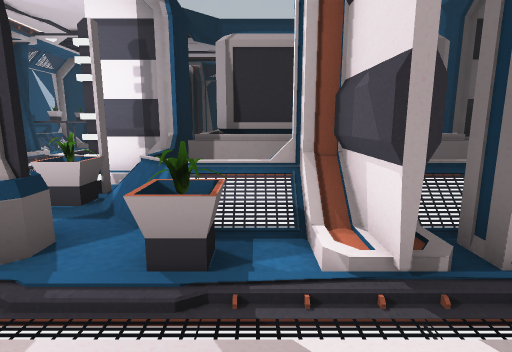
View 1 (above)

21 first-person views from a walk through a scene from a Unity 3-D project. The camera is 1.2 m above the floor, tilts 10° down and sees 80° across. The floor is counted in squares, 1 m on a side. Each view is taken from the middle of a square. On the plan, view 1 faces up. The plan holds only what a view shows up to about 13 squares ahead; the rest is blank. The place goes on beyond the plan. The player is left out. Some animated figures are not drawn. Door leaves are left out, so doorways stand open. Some surface patterns are stand-ins.

View 2
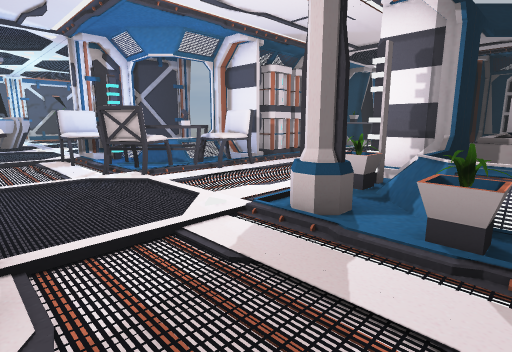

View 3
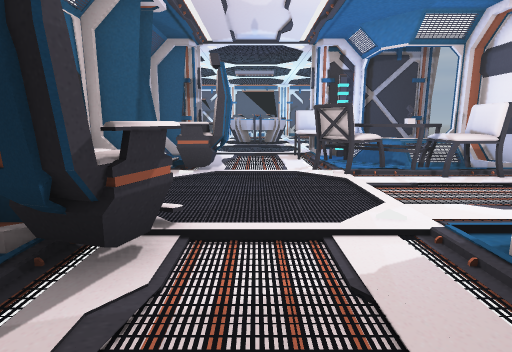

View 4
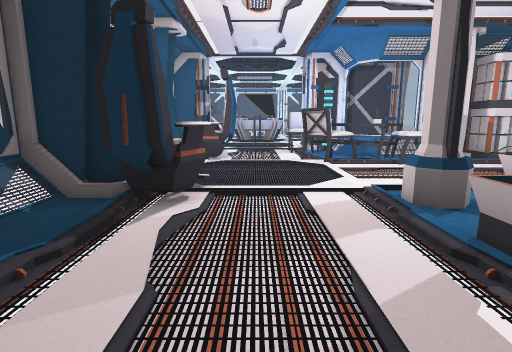

View 5
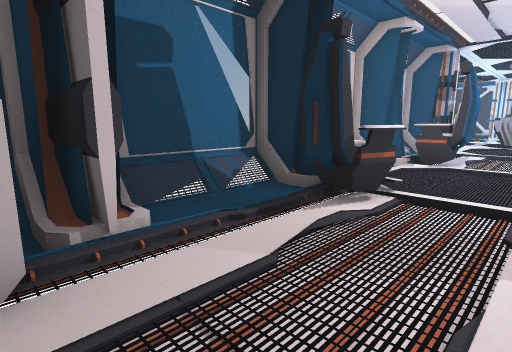

View 6
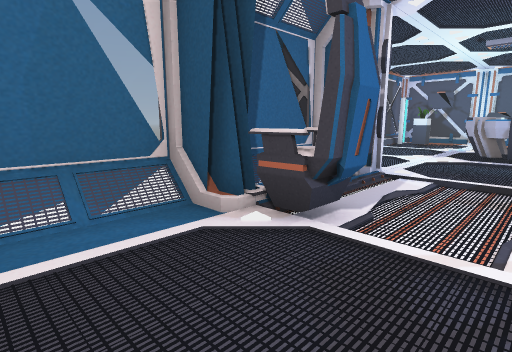

View 7
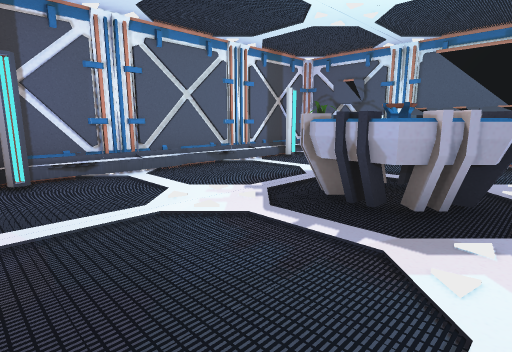

View 8
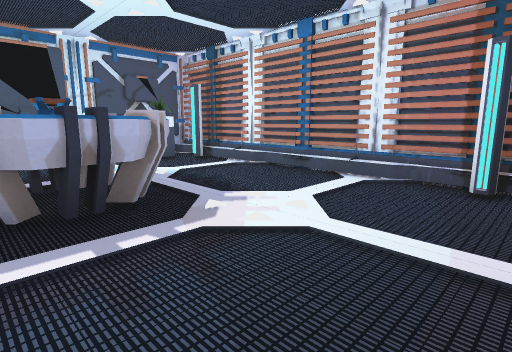

View 9
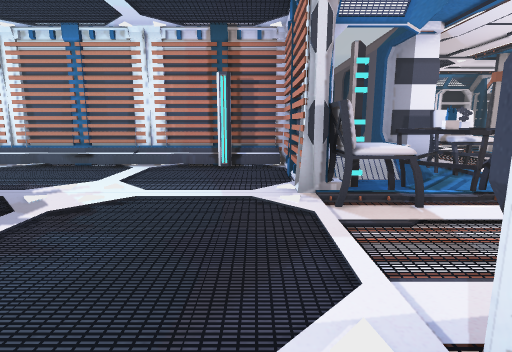

View 10
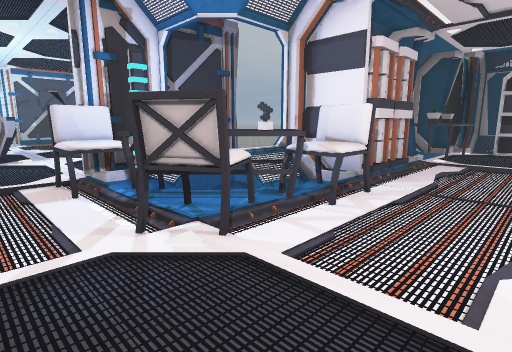

View 11
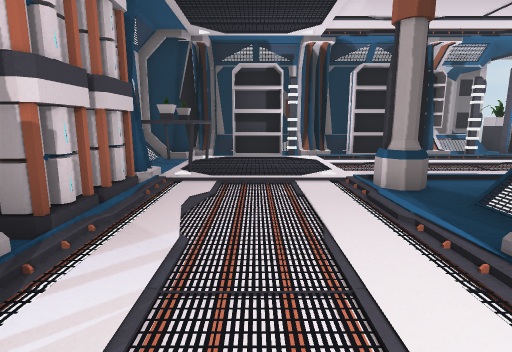

View 12
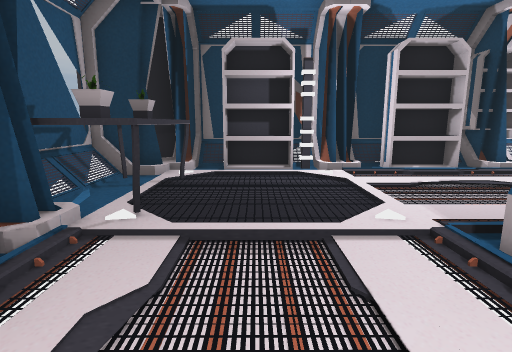

View 13
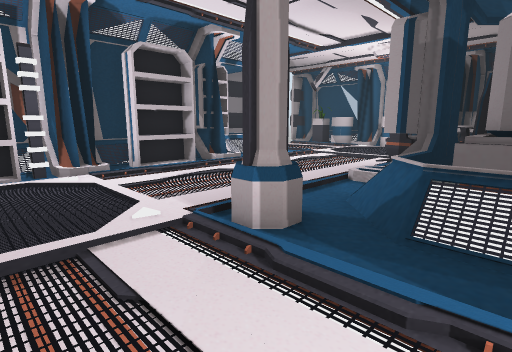

View 14
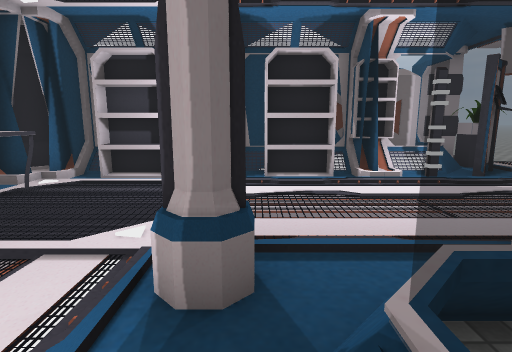

View 15
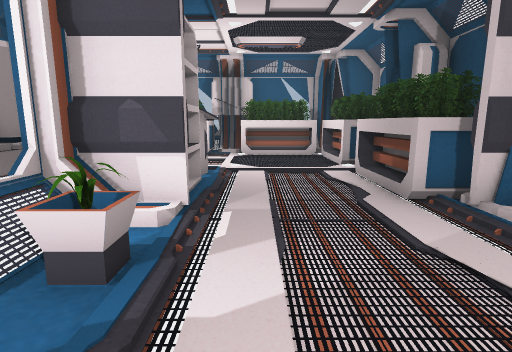

View 16
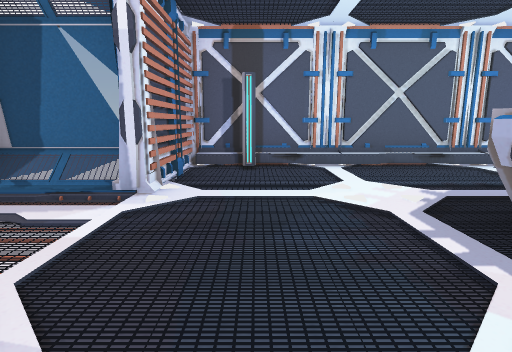

View 17
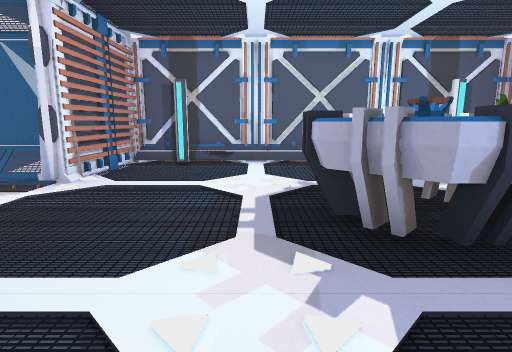

View 18
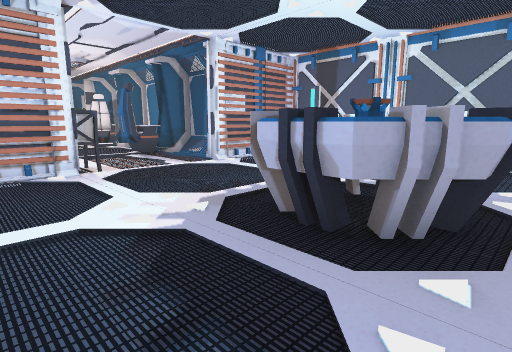

View 19
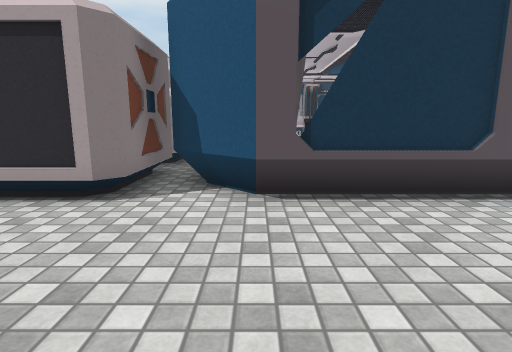

View 20
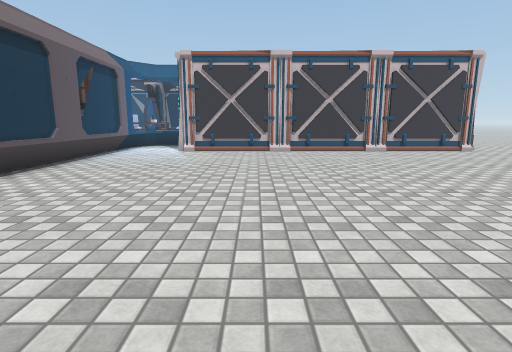

View 21
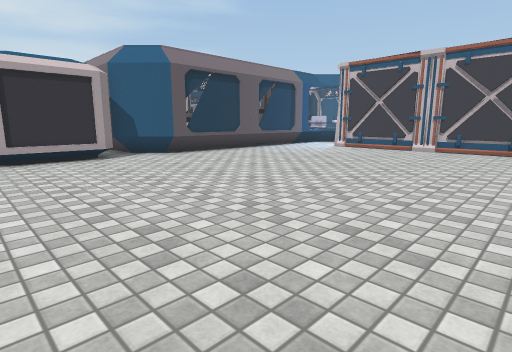

### Floor plan
Key: @ floor where view 1 was taken; # wall or solid block; . main floor; : floor 0.25 m higher than the main floor; / step, stairs or slope; D open door; = window, fence, low wall or low ledge; C container; P plant; L column; S shelf; B battery; H chair; T table; R projector; F sofa; N console; O other object.
Columns run from 19 left of view 1 to 10 right of it. Each row starts with its distance up from view 1.
 20 . .....
 19  ..........C
 18 ...........C           #D D
 17 ...........C   C      C/.
 16 ...........CCCCCCCCCCC=P.
 15 ...........##SS###S###:OO
 14 ...........##SSS#:SS#::::.
 13 ...........OOO.............
 12 ...........OOO.............
 11 ...........OOO...........
 10 ...........#O...:L../.OO    F#
  9 ...........B....LL#/S/OOO   F
  8 ...........B....::=CC  OO
  7 ...........B....::C
  6 #########..#DDDDD#C   C#
  5 ......#.# .=HH..##CCC C
  4 ........# #THH..P#=CCC#
  3 ........#=TTH...:L#:#SSON  .OS
  2 ..R.....DHTHHH..LLP:DSSNN...OS
  1 .RRR....DH..H.......D.......OS
  0 RRRR....D..........@D.......OO
 -1 .RRR....D..OO...OO..D.......OO
 -2 ........D..OO...OO..DOOOOOOOO#
 -3 ........#===#===#===#OOSSSO
 -4 ........#
 -5 ......#.#
 -6 #########

Where each view was taken, in squares from view 1:
view 1: 0 up, 0 right, facing up
view 2: 1 down, 0 right, facing up-left
view 3: 0 up, 0 right, facing left
view 4: 0 up, 2 right, facing left
view 5: 1 up, 2 right, facing down-left
view 6: 1 up, 4 left, facing down-left
view 7: 2 up, 12 left, facing down-left
view 8: 1 down, 12 left, facing up-left
view 9: 3 down, 12 left, facing up
view 10: 0 up, 4 left, facing up-left
view 11: 4 up, 5 left, facing up
view 12: 7 up, 5 left, facing up
view 13: 7 up, 5 left, facing up-right
view 14: 7 up, 2 left, facing up
view 15: 1 up, 3 left, facing right
view 16: 3 up, 13 left, facing down
view 17: 4 up, 15 left, facing down
view 18: 4 up, 19 left, facing down-right
view 19: 14 up, 13 left, facing right
view 20: 19 up, 14 left, facing down
view 21: 20 up, 19 left, facing down-right
